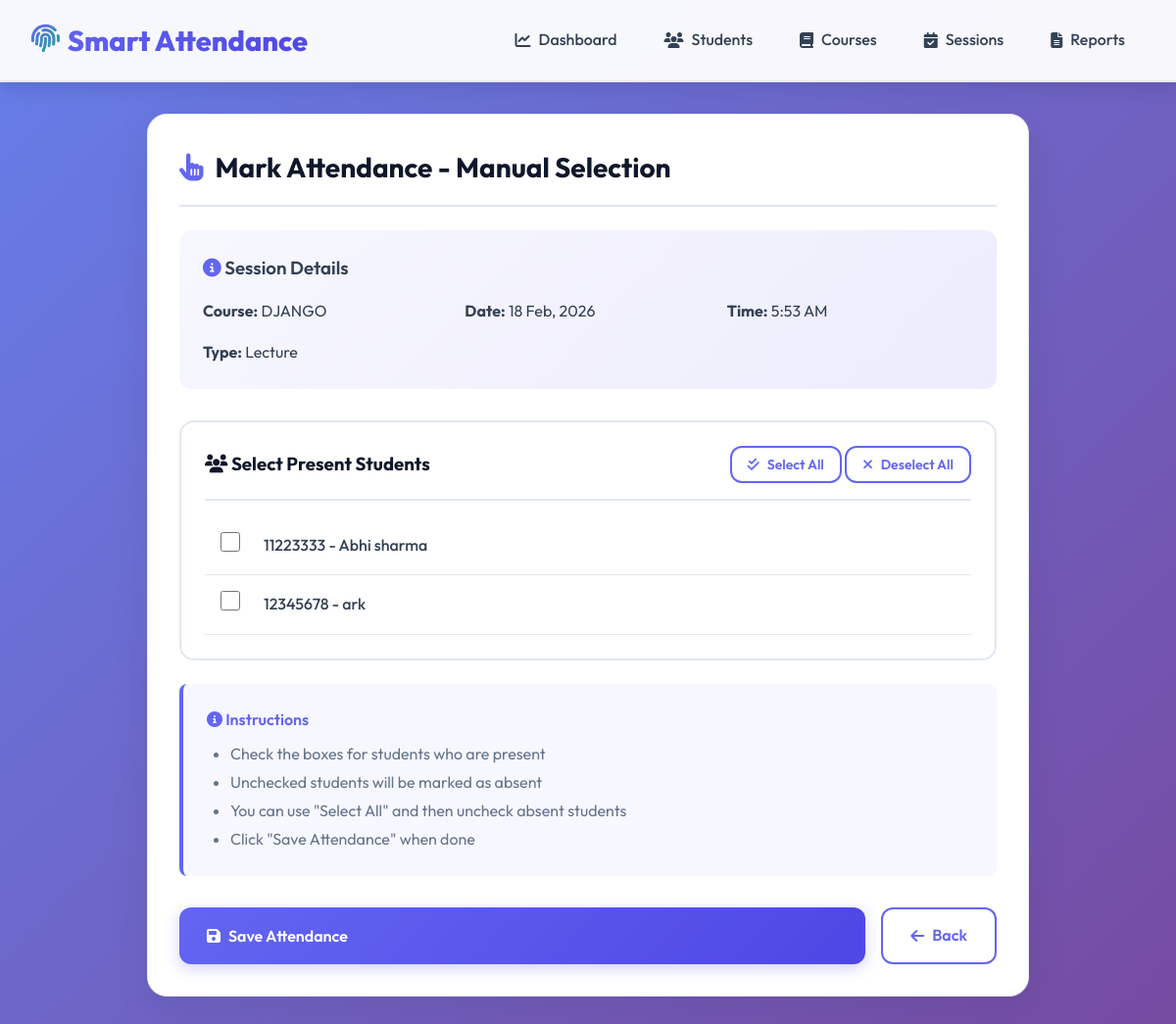
Screenshot of /sessions/2/mark/manual/ with the database file from the repository.
### core/models.py (models this page shows, shortened)
class AttendanceSession(models.Model):
    course = models.ForeignKey(Course, on_delete=models.CASCADE, related_name='sessions')
    faculty = models.ForeignKey(User, on_delete=models.SET_NULL, null=True)
    session_date = models.DateField(default=timezone.now)
    session_time = models.TimeField(default=timezone.now)
    session_type = models.CharField(
        max_length=20,
        choices=[
            ('lecture', 'Lecture'),
            ('lab', 'Lab'),
            ('tutorial', 'Tutorial'),
        ],
        default='lecture'
    )
    created_at = models.DateTimeField(auto_now_add=True)
    is_active = models.BooleanField(default=True)
    class Meta:
        ordering = ['-session_date', '-session_time']
        unique_together = ['course', 'session_date', 'session_time']

class Course(models.Model):
    course_code = models.CharField(max_length=20, unique=True)
    course_name = models.CharField(max_length=200)
    faculty = models.ForeignKey(User, on_delete=models.SET_NULL, null=True, related_name='courses')
    created_at = models.DateTimeField(auto_now_add=True)
    class Meta:
        ordering = ['course_name']

### core/views.py (the view, shortened to what this page needs)
# urls.py: path('sessions/<int:session_id>/mark/manual/', views.mark_attendance_manual, name='mark_attendance_manual'),
def mark_attendance_manual(request, session_id):
    session = get_object_or_404(AttendanceSession, pk=session_id)
    form = ManualAttendanceForm(course=session.course)
    context = {
        'session': session,
        'form': form,
    }
    return render(request, 'core/mark_attendance_manual.html', context)

### core/forms.py
class ManualAttendanceForm(forms.Form):
    students = forms.MultipleChoiceField(
        widget=forms.CheckboxSelectMultiple(attrs={
            'class': 'form-check-input'
        }),
        required=False
    )
    def __init__(self, *args, **kwargs):
        course = kwargs.pop('course', None)
        super().__init__(*args, **kwargs)
        if course:
            students = Student.objects.filter(course=course, is_active=True)
            self.fields['students'].choices = [
                (student.id, f"{student.registration_number} - {student.name}")
                for student in students
            ]

### core/templates/core/mark_attendance_manual.html (shortened to what this page needs)
{% extends 'core/base.html' %}
{% block content %}
<div class="card" style="max-width: 900px; margin: 0 auto;">
    <div class="card-header">
        <h1 class="card-title">
            <i class="fas fa-hand-pointer"></i>
            Mark Attendance - Manual Selection
        </h1>
    </div>
    <div style="background: linear-gradient(135deg, rgba(99, 102, 241, 0.05), rgba(79, 70, 229, 0.1)); padding: 1.5rem; border-radius: 12px; margin-bottom: 2rem;">
        <h3 style="font-weight: 600; margin-bottom: 0.5rem;">
            <i class="fas fa-info-circle" style="color: #6366f1;"></i> Session Details
        </h3>
        <div style="display: grid; grid-template-columns: repeat(auto-fit, minmax(200px, 1fr)); gap: 1rem; margin-top: 1rem;">
            <div>
                <strong>Course:</strong> {{ session.course.course_name }}
            </div>
            <div>
                <strong>Date:</strong> {{ session.session_date|date:"d M, Y" }}
            </div>
            <div>
                <strong>Time:</strong> {{ session.session_time|time:"g:i A" }}
            </div>
            <div>
                <strong>Type:</strong> {{ session.get_session_type_display }}
            </div>
        </div>
    </div>
    <form method="post">
        <div style="background: white; border: 2px solid #e2e8f0; border-radius: 15px; padding: 1.5rem; margin-bottom: 1.5rem;">
            <div style="display: flex; justify-content: space-between; align-items: center; margin-bottom: 1rem; padding-bottom: 1rem; border-bottom: 2px solid #e2e8f0;">
                <h3 style="font-weight: 700; color: #0f172a; margin: 0;">
                    <i class="fas fa-users"></i> Select Present Students
                </h3>
                <div>
                    <button type="button" class="btn btn-outline" style="padding: 0.5rem 1rem; font-size: 0.875rem;" onclick="selectAll()">
                        <i class="fas fa-check-double"></i> Select All
                    </button>
                    <button type="button" class="btn btn-outline" style="padding: 0.5rem 1rem; font-size: 0.875rem;" onclick="deselectAll()">
                        <i class="fas fa-times"></i> Deselect All
                    </button>
                </div>
            </div>
            <div style="max-height: 500px; overflow-y: auto;">
                {% for field in form.students %}
                <div style="padding: 1rem; border-bottom: 1px solid #e2e8f0; display: flex; align-items: center; transition: background 0.2s ease; cursor: pointer;" onclick="toggleCheckbox(this)">
                    <div style="flex-shrink: 0; margin-right: 1rem;">
                        {{ field.tag }}
                    </div>
                    <label for="{{ field.id_for_label }}" style="flex: 1; cursor: pointer; margin: 0; font-weight: 500;">
                        {{ field.choice_label }}
                    </label>
                </div>
                {% endfor %}
            </div>
        </div>
        <div style="background: rgba(99, 102, 241, 0.05); border-left: 4px solid #6366f1; padding: 1.5rem; border-radius: 8px; margin-bottom: 2rem;">
            <h4 style="font-weight: 600; color: #6366f1; margin-bottom: 0.5rem;">
                <i class="fas fa-info-circle"></i> Instructions
            </h4>
            <ul style="color: #64748b; margin-left: 1.5rem; line-height: 1.8;">
                <li>Check the boxes for students who are present</li>
                <li>Unchecked students will be marked as absent</li>
                <li>You can use "Select All" and then uncheck absent students</li>
                <li>Click "Save Attendance" when done</li>
            </ul>
        </div>
        <div style="display: flex; gap: 1rem;">
            <button type="submit" class="btn btn-primary" style="flex: 1;">
                <i class="fas fa-save"></i> Save Attendance
            </button>
            <a href="{% url 'mark_attendance' session.id %}" class="btn btn-outline">
                <i class="fas fa-arrow-left"></i> Back
            </a>
        </div>
    </form>
</div>
{% endblock %}

### core/templates/core/base.html (style rules this page uses)
:root { --primary: #6366f1; --primary-dark: #4f46e5; --primary-light: #818cf8; --secondary: #10b981; --danger: #ef4444; --warning: #f59e0b; --dark: #0f172a; --dark-light: #1e293b; --light: #f8fafc; --text: #334155; --text-light: #64748b; --border: #e2e8f0; --shadow: rgba(15, 23, 42, 0.08); --shadow-lg: rgba(15, 23, 42, 0.15); }
* { margin: 0; padding: 0; box-sizing: border-box; }
body { font-family: 'Outfit', sans-serif; background: linear-gradient(135deg, #667eea 0%, #764ba2 100%); background-attachment: fixed; color: var(--text); line-height: 1.6; min-height: 100vh; }
.card { background: white; border-radius: 20px; padding: 2rem; box-shadow: 0 10px 40px var(--shadow); margin-bottom: 2rem; border: 1px solid var(--border); transition: transform 0.3s ease, box-shadow 0.3s ease; }
.card-header { margin-bottom: 1.5rem; padding-bottom: 1rem; border-bottom: 2px solid var(--border); }
.card-title { font-size: 1.75rem; font-weight: 700; color: var(--dark); display: flex; align-items: center; gap: 0.75rem; }
.card-title i { color: var(--primary); }
.btn { padding: 0.875rem 1.75rem; border: none; border-radius: 12px; font-size: 1rem; font-weight: 600; cursor: pointer; transition: all 0.3s ease; display: inline-flex; align-items: center; gap: 0.5rem; text-decoration: none; font-family: 'Outfit', sans-serif; }
.btn-primary { background: linear-gradient(135deg, var(--primary), var(--primary-dark)); color: white; box-shadow: 0 4px 15px rgba(99, 102, 241, 0.3); }
.btn-outline { background: transparent; border: 2px solid var(--primary); color: var(--primary); }

### core/templates/core/mark_attendance_manual.html (style rules this page uses)
.form-check-input { width: 20px; height: 20px; margin-right: 0.5rem; cursor: pointer; }

### rows the page displays
AttendanceSession: course.course_name "DJANGO", session_date "18 Feb, 2026", session_time "5:53 AM", session_type "Lecture"

### other values shown
{{ field.choice_label }} "11223333 - Abhi sharma" "12345678 - ark"
